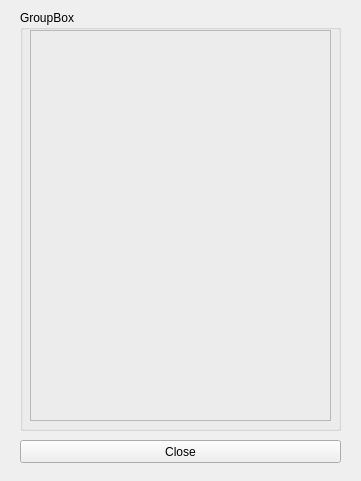
<?xml version="1.0" encoding="UTF-8"?>
<ui version="4.0">
 <class>Form</class>
 <widget class="QWidget" name="Form">
  <property name="geometry">
   <rect>
    <x>0</x>
    <y>0</y>
    <width>361</width>
    <height>481</height>
   </rect>
  </property>
  <property name="windowTitle">
   <string>Form</string>
  </property>
  <widget class="QGroupBox" name="grup_box_frame_show_Image">
   <property name="geometry">
    <rect>
     <x>20</x>
     <y>10</y>
     <width>321</width>
     <height>421</height>
    </rect>
   </property>
   <property name="title">
    <string>GroupBox</string>
   </property>
   <widget class="QFrame" name="frame_show_image">
    <property name="geometry">
     <rect>
      <x>10</x>
      <y>20</y>
      <width>301</width>
      <height>391</height>
     </rect>
    </property>
    <property name="frameShape">
     <enum>QFrame::StyledPanel</enum>
    </property>
    <property name="frameShadow">
     <enum>QFrame::Raised</enum>
    </property>
   </widget>
  </widget>
  <widget class="QPushButton" name="button_close_window">
   <property name="geometry">
    <rect>
     <x>20</x>
     <y>440</y>
     <width>321</width>
     <height>23</height>
    </rect>
   </property>
   <property name="text">
    <string>Close</string>
   </property>
  </widget>
 </widget>
 <resources/>
 <connections/>
</ui>
